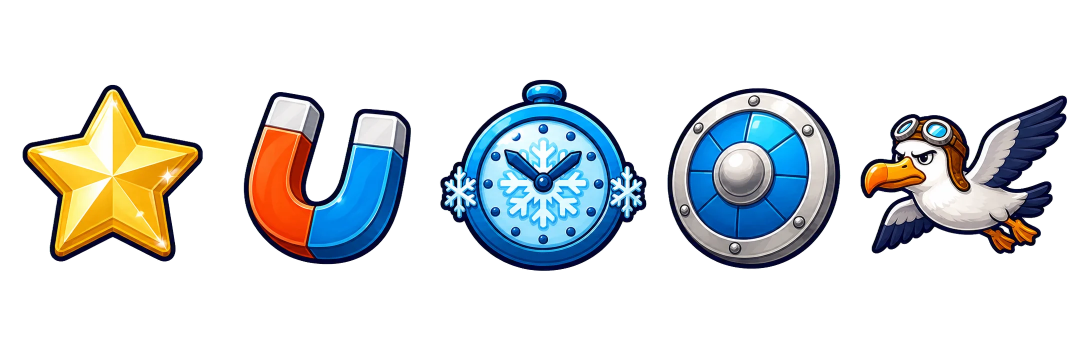
#> input picture images/powerups-obstacle-v2.webp, 2172 x 724 px, found by its file name (shown at 1/2 size)
$ python compose_props.py
#> lines starting #> are read from the running program, lines starting #| are printed output that depends on the picture; pictures that were not available may be replaced by others from this repository, and a replacement may not be noted
#!/usr/bin/env python3
"""Fit the raw prop bakes (/tmp/opencode/props) into game-ready images.

- fish3d_0..6.webp: same canvas sizes as the painted fish_0..6 (240 x H), so
  drawFish's aspect math and on-screen footprint stay identical. The render is
  stretched to fill the canvas — cartoon props tolerate the ~10% squeeze, and
  it guarantees the collectible reads the same size as before.
- powerups-3d.webp: 2172x724 atlas matching ADVENTURE_FRAMES cell boundaries.
  Each baked prop is scaled into the OLD frame's content bbox, so on-screen
  size is pixel-identical to the painted art. The bird cell is copied
  verbatim from the original atlas (declared out of scope for 3D).

Run from the repo root:  python3 tools/compose_props.py
"""
from PIL import Image

ATLAS_W, ATLAS_H = 2172, 724
CELLS = {"star": (0, 434), "magnet": (434, 434), "slow": (868, 434),
         "shield": (1270, 345), "bird": (1640, 532)}
SRC = "/tmp/opencode/props"

old = Image.open("images/powerups-obstacle-v2.webp").convert("RGBA")
#> old is the input picture: PIL image 2172x724 RGBA; mean R, G, B, A 34.6, 38.7, 40, 70
new = Image.new("RGBA", (ATLAS_W, ATLAS_H), (0, 0, 0, 0))
#> new: PIL image 2172x724 RGBA; every value is 0
for key, (x, w) in CELLS.items():
    if key == "bird":
        new.paste(old.crop((x, 0, x + w, ATLAS_H)), (x, 0))
        continue
    r = Image.open(f"{SRC}/{key}.png").convert("RGBA")
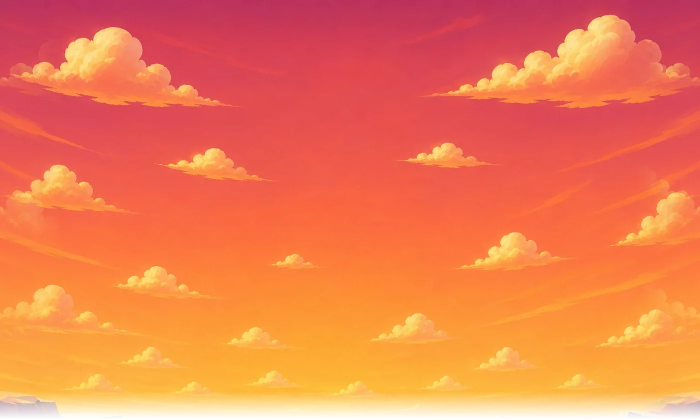
#> input picture images/bg1-far.webp, 1400 x 839 px, given in place of star.png, which was not available (shown at 1/2 size)
#> r is the input picture: PIL image 1400x839 RGBA; mean R, G, B, A 239.4, 120.9, 74, 246.5
    r = r.crop(r.getbbox())
#> r: PIL image 1400x838 RGBA
    cell = old.crop((x, 0, x + w, ATLAS_H))
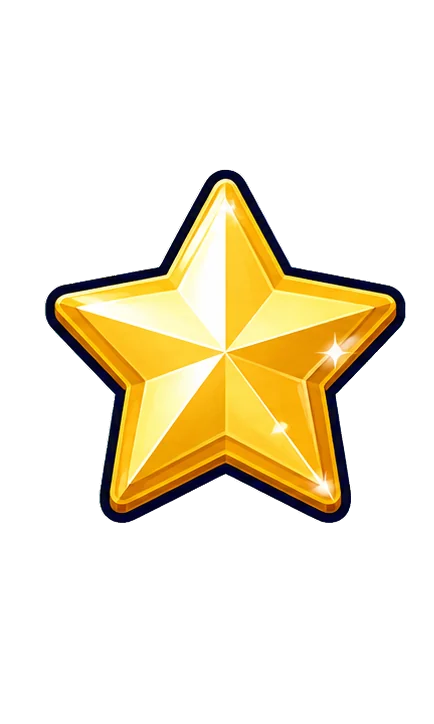
#> cell: PIL image 434x724 RGBA; mean R, G, B, A 48.6, 39.9, 17.7, 58.5; transparent parts drawn white
    bx = cell.getbbox()                       # old art's content bbox in this cell
#> bx = (44, 169, 407, 523)
    tw, th = bx[2] - bx[0], bx[3] - bx[1]
#> tw = 363; th = 354
    rs = r.resize((tw, th), Image.LANCZOS)
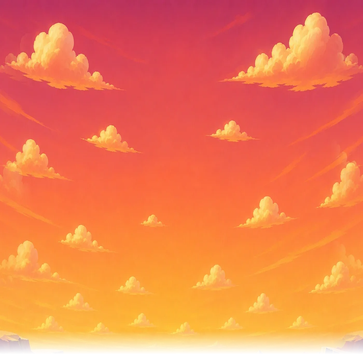
#> rs: PIL image 363x354 RGBA; mean R, G, B, A 239.4, 120.9, 74, 246.7; transparent parts drawn white
    new.paste(rs, (x + bx[0], bx[1]), rs)
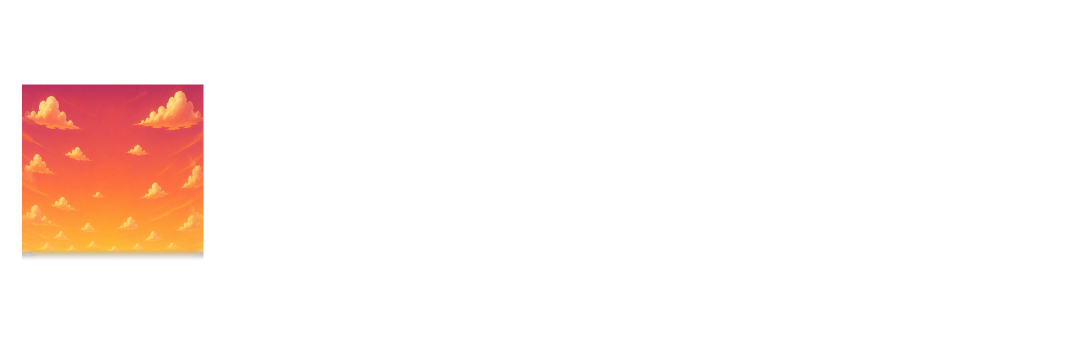
#> new: PIL image 2172x724 RGBA (shown at 1/2 size); mean R, G, B, A 18.9, 9.4, 5.8, 19.9; transparent parts drawn white
#> pass 2 of the loop `for key, (x, w) in CELLS.items():`:
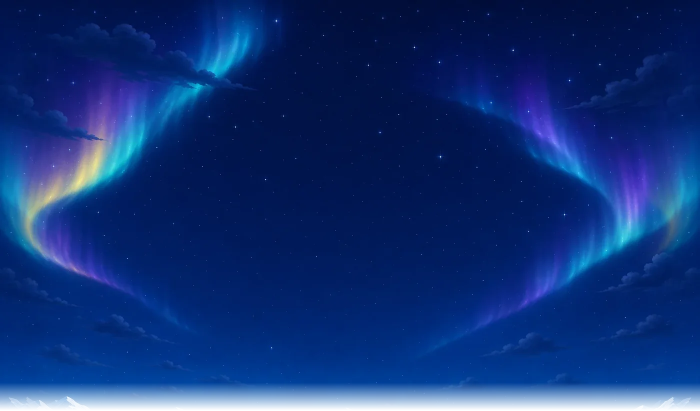
#> input picture images/bg2-far.webp, 1400 x 821 px, given in place of magnet.png, which was not available (shown at 1/2 size)
#> r is the input picture: PIL image 1400x821 RGBA; mean R, G, B, A 8, 43.5, 114.8, 246.3
#> r: PIL image 1400x820 RGBA
#> `cell = old.crop((x, 0, x + w, ATLAS_H))`:
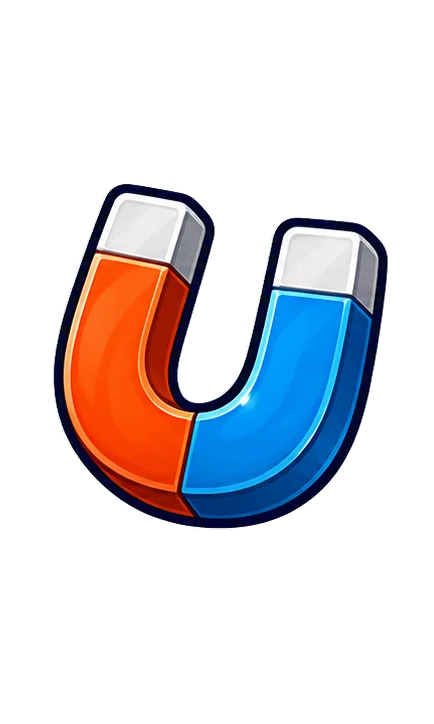
#> cell: PIL image 434x724 RGBA; mean R, G, B, A 30, 28.1, 32.2, 64; transparent parts drawn white
#> bx = (52, 183, 388, 530)
#> tw = 336; th = 347
#> rs: PIL image 336x347 RGBA
#> `new.paste(rs, (x + bx[0], bx[1]), rs)`:
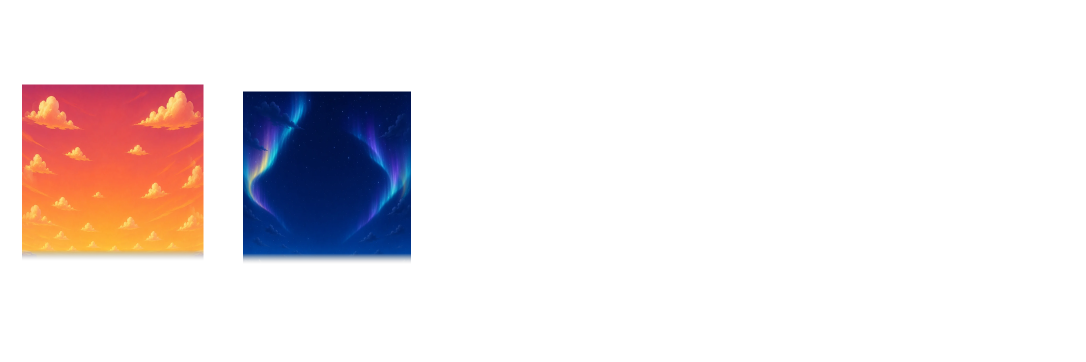
#> new: PIL image 2172x724 RGBA (shown at 1/2 size); mean R, G, B, A 19.5, 12.4, 13.9, 38; transparent parts drawn white
#> (the run stopped early here; a loop or call above may not have finished)
